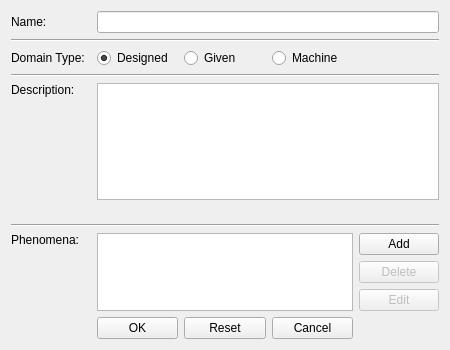
<?xml version="1.0" encoding="UTF-8"?>
<ui version="4.0">
 <class>EditDomain</class>
 <widget class="QDialog" name="EditDomain">
  <property name="geometry">
   <rect>
    <x>0</x>
    <y>0</y>
    <width>450</width>
    <height>350</height>
   </rect>
  </property>
  <property name="windowTitle">
   <string>Edit Domain</string>
  </property>
  <property name="toolTip">
   <string/>
  </property>
  <layout class="QGridLayout" name="gridLayout">
   <item row="17" column="5">
    <widget class="QPushButton" name="editPhenomenon">
     <property name="enabled">
      <bool>false</bool>
     </property>
     <property name="text">
      <string>Edit</string>
     </property>
     <property name="checkable">
      <bool>false</bool>
     </property>
    </widget>
   </item>
   <item row="20" column="2">
    <widget class="QPushButton" name="okButton">
     <property name="text">
      <string>OK</string>
     </property>
    </widget>
   </item>
   <item row="15" column="5">
    <widget class="QPushButton" name="addPhenomenon">
     <property name="text">
      <string>Add</string>
     </property>
    </widget>
   </item>
   <item row="20" column="3">
    <widget class="QPushButton" name="resetButton">
     <property name="text">
      <string>Reset</string>
     </property>
    </widget>
   </item>
   <item row="0" column="2" colspan="4">
    <widget class="QLineEdit" name="nameLineEdit"/>
   </item>
   <item row="0" column="0">
    <widget class="QLabel" name="nameLabel">
     <property name="text">
      <string>Name:</string>
     </property>
    </widget>
   </item>
   <item row="15" column="0">
    <widget class="QLabel" name="phenomenaLabel">
     <property name="text">
      <string>Phenomena:</string>
     </property>
     <property name="alignment">
      <set>Qt::AlignLeading|Qt::AlignLeft|Qt::AlignTop</set>
     </property>
    </widget>
   </item>
   <item row="5" column="0">
    <widget class="QLabel" name="domainLabel">
     <property name="text">
      <string>Domain Type:</string>
     </property>
    </widget>
   </item>
   <item row="5" column="2">
    <widget class="QRadioButton" name="designedRadio">
     <property name="text">
      <string>Designed</string>
     </property>
     <property name="checked">
      <bool>true</bool>
     </property>
    </widget>
   </item>
   <item row="9" column="0" rowspan="4">
    <widget class="QLabel" name="descriptionLabel">
     <property name="text">
      <string>Description:</string>
     </property>
     <property name="alignment">
      <set>Qt::AlignLeading|Qt::AlignLeft|Qt::AlignTop</set>
     </property>
    </widget>
   </item>
   <item row="14" column="0" colspan="6">
    <widget class="Line" name="line">
     <property name="orientation">
      <enum>Qt::Horizontal</enum>
     </property>
    </widget>
   </item>
   <item row="1" column="0" colspan="6">
    <widget class="Line" name="line_3">
     <property name="orientation">
      <enum>Qt::Horizontal</enum>
     </property>
    </widget>
   </item>
   <item row="5" column="3">
    <widget class="QRadioButton" name="givenRadio">
     <property name="text">
      <string>Given</string>
     </property>
    </widget>
   </item>
   <item row="6" column="0" colspan="6">
    <widget class="Line" name="line_2">
     <property name="orientation">
      <enum>Qt::Horizontal</enum>
     </property>
    </widget>
   </item>
   <item row="16" column="5">
    <widget class="QPushButton" name="deletePhenomenon">
     <property name="enabled">
      <bool>false</bool>
     </property>
     <property name="text">
      <string>Delete</string>
     </property>
     <property name="checkable">
      <bool>false</bool>
     </property>
    </widget>
   </item>
   <item row="9" column="2" colspan="4">
    <widget class="QTextEdit" name="descriptionTextEdit"/>
   </item>
   <item row="15" column="2" rowspan="3" colspan="3">
    <widget class="QListView" name="phenomenaListView">
     <property name="frameShape">
      <enum>QFrame::StyledPanel</enum>
     </property>
     <property name="frameShadow">
      <enum>QFrame::Plain</enum>
     </property>
    </widget>
   </item>
   <item row="5" column="4">
    <widget class="QRadioButton" name="machineRadio">
     <property name="text">
      <string>Machine</string>
     </property>
    </widget>
   </item>
   <item row="20" column="4">
    <widget class="QPushButton" name="cancelButton">
     <property name="text">
      <string>Cancel</string>
     </property>
    </widget>
   </item>
  </layout>
 </widget>
 <resources/>
 <connections/>
</ui>
